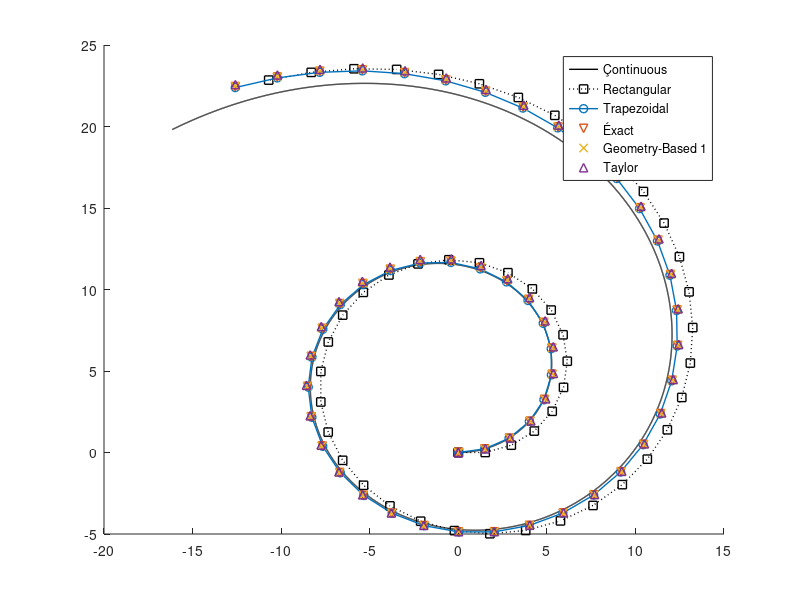

Source code (MATLAB): (Note: this script raises an error after producing the figure.)
%% Approach 1
clear all; clc;
% Code for Rectangular Integration based Kinematic model

T = 2; % Sampling time
ti = 0; % Initial time
tf = 100; % Final time
td = ti:T:tf; % Discrete time defined
tf = td(end);
% Due to discrete steps, t_d(end) is not necessarily equal to tf.
% That is why we need to recompute tf by assigning t_d(end) to it.
sl = length(td); % Number of samples in discrete time frame
wR = 0.3*cos(0.002*td); % Right wheel angular speed
wL = sin(0.002*td); % Left wheel angular speed
r = 5; % Radius of wheels [cm]
L = 10; % Width of robot platform [cm]
xd = zeros(1,sl); % Vector to store global x_n
yd = zeros(1,sl); % Vector to store global y_n
xd1 = zeros(1,sl); % Vector to store global x_n for trapezoidal integration
yd1 = zeros(1,sl); % Vector to store global y_n for trapezoidal integration
xd2 = zeros(1,sl); % Vector to store global x_n for exact integration
yd2 = zeros(1,sl); % Vector to store global y_n for exact integration
xd3 = zeros(1,sl); % Vector to store global x_n for geometry based 1 integration
yd3 = zeros(1,sl); % Vector to store global y_n for geometry based 1 integration
xd4 = zeros(1,sl); % Vector to store global x_n for taylor integration
yd4 = zeros(1,sl); % Vector to store global y_n for taylor integration


phd = zeros(1,sl); % Vector to store global \phi_n
phd_exact = zeros(1,sl); % Vector to store global \phi_n for exact method

% continuous model

dt = 0.01; % Time increment for continuous scenario
tc = ti:dt:tf; % Continuous time (CT) frame
wR_c = 0.3*cos(0.002*tc); % Right wheel angular speed
wL_c = sin(0.002*tc); % Left wheel angular speed
sl_c = length(tc); % Number of steps in CT simulation
xc = zeros(1,sl_c); % Vector to store CT x(t)
yc = zeros(1,sl_c); % Vector to store CT y(t)
phc = zeros(1,sl_c); % % Vector to store CT \phi(t)

for ii=1:sl_c-1 % <= one less simulation for the reason mentioned above
vR_c=r*wR_c(ii);
vL_c=r*wL_c(ii);
v_c=(vR_c+vL_c)/2;
w_c=(vR_c-vL_c)/L;
dph_c=dt*w_c;
xc(ii+1)=xc(ii)+v_c*dt*cos(phc(ii));
yc(ii+1)=yc(ii)+v_c*dt*sin(phc(ii));
phc(ii+1)=phc(ii)+dph_c;
end

for ii=2:sl-1
% note that we need to run this loop for one less iteration because
% the pose quantities have time index (ii+1)
vR=r*wR(ii);
vL=r*wL(ii);
v=(vR+vL)/2;
w=(vR-vL)/L;
dph=T*w;
xd(ii+1)=xd(ii)+v*T*cos(phd(ii));
yd(ii+1)=yd(ii)+v*T*sin(phd(ii));

xd1(ii+1)=xd1(ii)+(v*T./2)*(cos(phd(ii)) + cos(phd(ii) + T*w));
yd1(ii+1)=yd1(ii)+(v*T./2)*(sin(phd(ii)) + sin(phd(ii) + T*w));

xd2(ii)=xd2(ii-1)+(v./w)*(sin(phd_exact(ii-1)+dph) - sin(phd_exact(ii-1)));
yd2(ii)=yd2(ii-1)-(v./w)*(cos(phd_exact(ii-1)+dph) - cos(phd_exact(ii-1)));
phd_exact(ii) = phd_exact(ii-1)+dph;

xd3(ii+1)=xd3(ii)+v*T*(cos(phd(ii)+dph/2) );
yd3(ii+1)=yd3(ii)+v*T*(sin(phd(ii)+dph/2) );

xd4(ii)=xd4(ii-1)+((v*dph)./w)*(cos(phd_exact(ii-1)) - 0.5*sin(phd_exact(ii-1))*dph);
yd4(ii)=yd4(ii-1)+((v*dph)./w)*(sin(phd_exact(ii-1)) + 0.5*cos(phd_exact(ii-1))*dph);
phd_exact(ii) = phd_exact(ii-1)+dph;

phd(ii+1)=phd(ii)+dph;
end
hold on;
plot(xc,yc,'k','linewidth',1)
plot(xd,yd,'ks:','linewidth',1);
plot(xd1,yd1,'-o','linewidth',1);
plot(xd2,yd2,'v','linewidth',1);
plot(xd3,yd3,'x','linewidth',1);
plot(xd4,yd4,'^','linewidth',1);
legend('Çontinuous','Rectangular','Trapezoidal','Éxact','Geometry-Based 1','Taylor')
sgtitle('Discrete-time Kinematic models')
